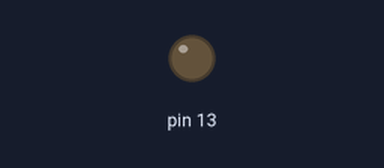
The sketch below on a simulated Arduino Uno, built with avr-gcc and run on an emulated ATmega328P. Shown: output pins drawn as LEDs (lit = HIGH).

Above: at 0.25 s.
At 3.05 s:
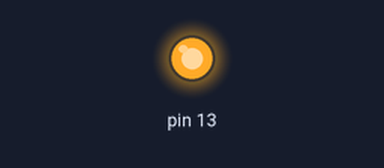
Timing chart, 0 to 3.5 s (numbered marks = the images above):
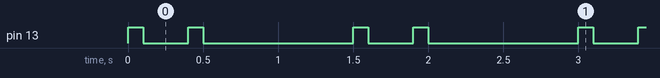

The sketch:

blink_example.ino.ino
```cpp
void setup() {
  pinMode(13, OUTPUT);
}


void loop() {
  digitalWrite(13, HIGH);
  delay(100);
  digitalWrite(13, LOW);
  delay(300);
  digitalWrite(13, HIGH);
  delay(100);
  digitalWrite(13, LOW);
  delay(1000);
}
```

Measured:
- by itself, pin 13: repeats every 1.5 s: LOW 0.30 s, HIGH 0.10 s, LOW 1.0 s, HIGH 0.10 s
- by itself, everything shown: repeats every 1.5 s, in 4 steps
